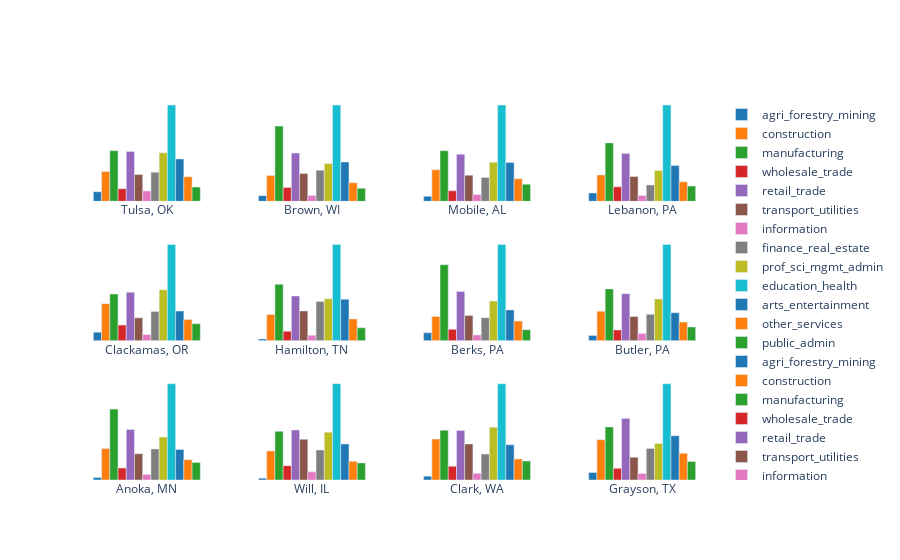

This figure's notebook cell:
### Code cell
# One example

# input what to plot
fips =  40143# tulsa
# hampshire, ma: 25015
n_kins = 12
variable = "industry" 
type_of_plot = "bar_multiplot" # options are "bar_multiplot", "stacked_bar_multiplot", "pie", "stacked_bar_singleplot", "bar_singleplot", "line"

# run fips query, get kins
f  = FipsQuery(fips, outcome_var = "gdp",
               feature_groups_with_weights= {"gdp":1, "population":1, "industry":1},
               lag = 3, top = 5, time_decay = 1.03)
f.find_euclidean_kins()
kins_df = f.euclidean_kins

# high-level plotting function
fig = plot_kins_variable(
        n_kins, 
        kins_df, 
        variable, 
        type_of_plot=type_of_plot)

fig.show()

### Figure 1 — Plotly figure (JSON) as saved in the notebook; plotly's stock layout.template omitted (floating-point values rounded to 4 significant figures)
{"data": [{"hoverinfo": "name", "marker": {"color": "rgb(31, 119, 180)"}, "name": "agri_forestry_mining", "type": "bar", "x": ["Tulsa, OK"], "xaxis": "x", "y": [0.02158], "yaxis": "y"}, {"hoverinfo": "name", "marker": {"color": "rgb(255, 127, 14)"}, "name": "construction", "type": "bar", "x": ["Tulsa, OK"], "xaxis": "x", "y": [0.06682], "yaxis": "y"}, {"hoverinfo": "name", "marker": {"color": "rgb(44, 160, 44)"}, "name": "manufacturing", "type": "bar", "x": ["Tulsa, OK"], "xaxis": "x", "y": [0.1138], "yaxis": "y"}, {"hoverinfo": "name", "marker": {"color": "rgb(214, 39, 40)"}, "name": "wholesale_trade", "type": "bar", "x": ["Tulsa, OK"], "xaxis": "x", "y": [0.02831], "yaxis": "y"}, {"hoverinfo": "name", "marker": {"color": "rgb(148, 103, 189)"}, "name": "retail_trade", "type": "bar", "x": ["Tulsa, OK"], "xaxis": "x", "y": [0.1121], "yaxis": "y"}, {"hoverinfo": "name", "marker": {"color": "rgb(140, 86, 75)"}, "name": "transport_utilities", "type": "bar", "x": ["Tulsa, OK"], "xaxis": "x", "y": [0.06027], "yaxis": "y"}, {"hoverinfo": "name", "marker": {"color": "rgb(227, 119, 194)"}, "name": "information", "type": "bar", "x": ["Tulsa, OK"], "xaxis": "x", "y": [0.02332], "yaxis": "y"}, {"hoverinfo": "name", "marker": {"color": "rgb(127, 127, 127)"}, "name": "finance_real_estate", "type": "bar", "x": ["Tulsa, OK"], "xaxis": "x", "y": [0.06547], "yaxis": "y"}, {"hoverinfo": "name", "marker": {"color": "rgb(188, 189, 34)"}, "name": "prof_sci_mgmt_admin", "type": "bar", "x": ["Tulsa, OK"], "xaxis": "x", "y": [0.109], "yaxis": "y"}, {"hoverinfo": "name", "marker": {"color": "rgb(23, 190, 207)"}, "name": "education_health", "type": "bar", "x": ["Tulsa, OK"], "xaxis": "x", "y": [0.2164], "yaxis": "y"}, {"hoverinfo": "name", "marker": {"color": "rgb(31, 119, 180)"}, "name": "arts_entertainment", "type": "bar", "x": ["Tulsa, OK"], "xaxis": "x", "y": [0.09531], "yaxis": "y"}, {"hoverinfo": "name", "marker": {"color": "rgb(255, 127, 14)"}, "name": "other_services", "type": "bar", "x": ["Tulsa, OK"], "xaxis": "x", "y": [0.05539], "yaxis": "y"}, {"hoverinfo": "name", "marker": {"color": "rgb(44, 160, 44)"}, "name": "public_admin", "type": "bar", "x": ["Tulsa, OK"], "xaxis": "x", "y": [0.03219], "yaxis": "y"}, {"hoverinfo": "name", "marker": {"color": "rgb(31, 119, 180)"}, "name": "agri_forestry_mining", "type": "bar", "x": ["Brown, WI"], "xaxis": "x2", "y": [0.01301], "yaxis": "y2"}, {"hoverinfo": "name", "marker": {"color": "rgb(255, 127, 14)"}, "name": "construction", "type": "bar", "x": ["Brown, WI"], "xaxis": "x2", "y": [0.0586], "yaxis": "y2"}, {"hoverinfo": "name", "marker": {"color": "rgb(44, 160, 44)"}, "name": "manufacturing", "type": "bar", "x": ["Brown, WI"], "xaxis": "x2", "y": [0.1714], "yaxis": "y2"}, {"hoverinfo": "name", "marker": {"color": "rgb(214, 39, 40)"}, "name": "wholesale_trade", "type": "bar", "x": ["Brown, WI"], "xaxis": "x2", "y": [0.03179], "yaxis": "y2"}, {"hoverinfo": "name", "marker": {"color": "rgb(148, 103, 189)"}, "name": "retail_trade", "type": "bar", "x": ["Brown, WI"], "xaxis": "x2", "y": [0.11], "yaxis": "y2"}, {"hoverinfo": "name", "marker": {"color": "rgb(140, 86, 75)"}, "name": "transport_utilities", "type": "bar", "x": ["Brown, WI"], "xaxis": "x2", "y": [0.06344], "yaxis": "y2"}, {"hoverinfo": "name", "marker": {"color": "rgb(227, 119, 194)"}, "name": "information", "type": "bar", "x": ["Brown, WI"], "xaxis": "x2", "y": [0.01335], "yaxis": "y2"}, {"hoverinfo": "name", "marker": {"color": "rgb(127, 127, 127)"}, "name": "finance_real_estate", "type": "bar", "x": ["Brown, WI"], "xaxis": "x2", "y": [0.07078], "yaxis": "y2"}, {"hoverinfo": "name", "marker": {"color": "rgb(188, 189, 34)"}, "name": "prof_sci_mgmt_admin", "type": "bar", "x": ["Brown, WI"], "xaxis": "x2", "y": [0.08632], "yaxis": "y2"}, {"hoverinfo": "name", "marker": {"color": "rgb(23, 190, 207)"}, "name": "education_health", "type": "bar", "x": ["Brown, WI"], "xaxis": "x2", "y": [0.2194], "yaxis": "y2"}, {"hoverinfo": "name", "marker": {"color": "rgb(31, 119, 180)"}, "name": "arts_entertainment", "type": "bar", "x": ["Brown, WI"], "xaxis": "x2", "y": [0.08957], "yaxis": "y2"}, {"hoverinfo": "name", "marker": {"color": "rgb(255, 127, 14)"}, "name": "other_services", "type": "bar", "x": ["Brown, WI"], "xaxis": "x2", "y": [0.04256], "yaxis": "y2"}, {"hoverinfo": "name", "marker": {"color": "rgb(44, 160, 44)"}, "name": "public_admin", "type": "bar", "x": ["Brown, WI"], "xaxis": "x2", "y": [0.02972], "yaxis": "y2"}, {"hoverinfo": "name", "marker": {"color": "rgb(31, 119, 180)"}, "name": "agri_forestry_mining", "type": "bar", "x": ["Mobile, AL"], "xaxis": "x3", "y": [0.01231], "yaxis": "y3"}, {"hoverinfo": "name", "marker": {"color": "rgb(255, 127, 14)"}, "name": "construction", "type": "bar", "x": ["Mobile, AL"], "xaxis": "x3", "y": [0.07585], "yaxis": "y3"}, {"hoverinfo": "name", "marker": {"color": "rgb(44, 160, 44)"}, "name": "manufacturing", "type": "bar", "x": ["Mobile, AL"], "xaxis": "x3", "y": [0.1217], "yaxis": "y3"}, {"hoverinfo": "name", "marker": {"color": "rgb(214, 39, 40)"}, "name": "wholesale_trade", "type": "bar", "x": ["Mobile, AL"], "xaxis": "x3", "y": [0.02531], "yaxis": "y3"}, {"hoverinfo": "name", "marker": {"color": "rgb(148, 103, 189)"}, "name": "retail_trade", "type": "bar", "x": ["Mobile, AL"], "xaxis": "x3", "y": [0.1134], "yaxis": "y3"}, {"hoverinfo": "name", "marker": {"color": "rgb(140, 86, 75)"}, "name": "transport_utilities", "type": "bar", "x": ["Mobile, AL"], "xaxis": "x3", "y": [0.06288], "yaxis": "y3"}, {"hoverinfo": "name", "marker": {"color": "rgb(227, 119, 194)"}, "name": "information", "type": "bar", "x": ["Mobile, AL"], "xaxis": "x3", "y": [0.01637], "yaxis": "y3"}, {"hoverinfo": "name", "marker": {"color": "rgb(127, 127, 127)"}, "name": "finance_real_estate", "type": "bar", "x": ["Mobile, AL"], "xaxis": "x3", "y": [0.05738], "yaxis": "y3"}, {"hoverinfo": "name", "marker": {"color": "rgb(188, 189, 34)"}, "name": "prof_sci_mgmt_admin", "type": "bar", "x": ["Mobile, AL"], "xaxis": "x3", "y": [0.09412], "yaxis": "y3"}, {"hoverinfo": "name", "marker": {"color": "rgb(23, 190, 207)"}, "name": "education_health", "type": "bar", "x": ["Mobile, AL"], "xaxis": "x3", "y": [0.2316], "yaxis": "y3"}, {"hoverinfo": "name", "marker": {"color": "rgb(31, 119, 180)"}, "name": "arts_entertainment", "type": "bar", "x": ["Mobile, AL"], "xaxis": "x3", "y": [0.09365], "yaxis": "y3"}, {"hoverinfo": "name", "marker": {"color": "rgb(255, 127, 14)"}, "name": "other_services", "type": "bar", "x": ["Mobile, AL"], "xaxis": "x3", "y": [0.05425], "yaxis": "y3"}, {"hoverinfo": "name", "marker": {"color": "rgb(44, 160, 44)"}, "name": "public_admin", "type": "bar", "x": ["Mobile, AL"], "xaxis": "x3", "y": [0.04117], "yaxis": "y3"}, {"hoverinfo": "name", "marker": {"color": "rgb(31, 119, 180)"}, "name": "agri_forestry_mining", "type": "bar", "x": ["Lebanon, PA"], "xaxis": "x4", "y": [0.02078], "yaxis": "y4"}, {"hoverinfo": "name", "marker": {"color": "rgb(255, 127, 14)"}, "name": "construction", "type": "bar", "x": ["Lebanon, PA"], "xaxis": "x4", "y": [0.06597], "yaxis": "y4"}, {"hoverinfo": "name", "marker": {"color": "rgb(44, 160, 44)"}, "name": "manufacturing", "type": "bar", "x": ["Lebanon, PA"], "xaxis": "x4", "y": [0.1461], "yaxis": "y4"}, {"hoverinfo": "name", "marker": {"color": "rgb(214, 39, 40)"}, "name": "wholesale_trade", "type": "bar", "x": ["Lebanon, PA"], "xaxis": "x4", "y": [0.0363], "yaxis": "y4"}, {"hoverinfo": "name", "marker": {"color": "rgb(148, 103, 189)"}, "name": "retail_trade", "type": "bar", "x": ["Lebanon, PA"], "xaxis": "x4", "y": [0.1196], "yaxis": "y4"}, {"hoverinfo": "name", "marker": {"color": "rgb(140, 86, 75)"}, "name": "transport_utilities", "type": "bar", "x": ["Lebanon, PA"], "xaxis": "x4", "y": [0.06213], "yaxis": "y4"}, {"hoverinfo": "name", "marker": {"color": "rgb(227, 119, 194)"}, "name": "information", "type": "bar", "x": ["Lebanon, PA"], "xaxis": "x4", "y": [0.01464], "yaxis": "y4"}, {"hoverinfo": "name", "marker": {"color": "rgb(127, 127, 127)"}, "name": "finance_real_estate", "type": "bar", "x": ["Lebanon, PA"], "xaxis": "x4", "y": [0.04087], "yaxis": "y4"}, {"hoverinfo": "name", "marker": {"color": "rgb(188, 189, 34)"}, "name": "prof_sci_mgmt_admin", "type": "bar", "x": ["Lebanon, PA"], "xaxis": "x4", "y": [0.07678], "yaxis": "y4"}, {"hoverinfo": "name", "marker": {"color": "rgb(23, 190, 207)"}, "name": "education_health", "type": "bar", "x": ["Lebanon, PA"], "xaxis": "x4", "y": [0.2406], "yaxis": "y4"}, {"hoverinfo": "name", "marker": {"color": "rgb(31, 119, 180)"}, "name": "arts_entertainment", "type": "bar", "x": ["Lebanon, PA"], "xaxis": "x4", "y": [0.08928], "yaxis": "y4"}, {"hoverinfo": "name", "marker": {"color": "rgb(255, 127, 14)"}, "name": "other_services", "type": "bar", "x": ["Lebanon, PA"], "xaxis": "x4", "y": [0.0487], "yaxis": "y4"}, {"hoverinfo": "name", "marker": {"color": "rgb(44, 160, 44)"}, "name": "public_admin", "type": "bar", "x": ["Lebanon, PA"], "xaxis": "x4", "y": [0.03825], "yaxis": "y4"}, {"hoverinfo": "name", "marker": {"color": "rgb(31, 119, 180)"}, "name": "agri_forestry_mining", "type": "bar", "x": ["Clackamas, OR"], "xaxis": "x5", "y": [0.0198], "yaxis": "y5"}, {"hoverinfo": "name", "marker": {"color": "rgb(255, 127, 14)"}, "name": "construction", "type": "bar", "x": ["Clackamas, OR"], "xaxis": "x5", "y": [0.08612], "yaxis": "y5"}, {"hoverinfo": "name", "marker": {"color": "rgb(44, 160, 44)"}, "name": "manufacturing", "type": "bar", "x": ["Clackamas, OR"], "xaxis": "x5", "y": [0.1087], "yaxis": "y5"}, {"hoverinfo": "name", "marker": {"color": "rgb(214, 39, 40)"}, "name": "wholesale_trade", "type": "bar", "x": ["Clackamas, OR"], "xaxis": "x5", "y": [0.03628], "yaxis": "y5"}, {"hoverinfo": "name", "marker": {"color": "rgb(148, 103, 189)"}, "name": "retail_trade", "type": "bar", "x": ["Clackamas, OR"], "xaxis": "x5", "y": [0.1127], "yaxis": "y5"}, {"hoverinfo": "name", "marker": {"color": "rgb(140, 86, 75)"}, "name": "transport_utilities", "type": "bar", "x": ["Clackamas, OR"], "xaxis": "x5", "y": [0.05314], "yaxis": "y5"}, {"hoverinfo": "name", "marker": {"color": "rgb(227, 119, 194)"}, "name": "information", "type": "bar", "x": ["Clackamas, OR"], "xaxis": "x5", "y": [0.01459], "yaxis": "y5"}, {"hoverinfo": "name", "marker": {"color": "rgb(127, 127, 127)"}, "name": "finance_real_estate", "type": "bar", "x": ["Clackamas, OR"], "xaxis": "x5", "y": [0.06818], "yaxis": "y5"}, {"hoverinfo": "name", "marker": {"color": "rgb(188, 189, 34)"}, "name": "prof_sci_mgmt_admin", "type": "bar", "x": ["Clackamas, OR"], "xaxis": "x5", "y": [0.1186], "yaxis": "y5"}, {"hoverinfo": "name", "marker": {"color": "rgb(23, 190, 207)"}, "name": "education_health", "type": "bar", "x": ["Clackamas, OR"], "xaxis": "x5", "y": [0.2241], "yaxis": "y5"}, {"hoverinfo": "name", "marker": {"color": "rgb(31, 119, 180)"}, "name": "arts_entertainment", "type": "bar", "x": ["Clackamas, OR"], "xaxis": "x5", "y": [0.06887], "yaxis": "y5"}, {"hoverinfo": "name", "marker": {"color": "rgb(255, 127, 14)"}, "name": "other_services", "type": "bar", "x": ["Clackamas, OR"], "xaxis": "x5", "y": [0.0494], "yaxis": "y5"}, {"hoverinfo": "name", "marker": {"color": "rgb(44, 160, 44)"}, "name": "public_admin", "type": "bar", "x": ["Clackamas, OR"], "xaxis": "x5", "y": [0.03947], "yaxis": "y5"}, {"hoverinfo": "name", "marker": {"color": "rgb(31, 119, 180)"}, "name": "agri_forestry_mining", "type": "bar", "x": ["Hamilton, TN"], "xaxis": "x6", "y": [0.003949], "yaxis": "y6"}, {"hoverinfo": "name", "marker": {"color": "rgb(255, 127, 14)"}, "name": "construction", "type": "bar", "x": ["Hamilton, TN"], "xaxis": "x6", "y": [0.0613], "yaxis": "y6"}, {"hoverinfo": "name", "marker": {"color": "rgb(44, 160, 44)"}, "name": "manufacturing", "type": "bar", "x": ["Hamilton, TN"], "xaxis": "x6", "y": [0.1321], "yaxis": "y6"}, {"hoverinfo": "name", "marker": {"color": "rgb(214, 39, 40)"}, "name": "wholesale_trade", "type": "bar", "x": ["Hamilton, TN"], "xaxis": "x6", "y": [0.02232], "yaxis": "y6"}, {"hoverinfo": "name", "marker": {"color": "rgb(148, 103, 189)"}, "name": "retail_trade", "type": "bar", "x": ["Hamilton, TN"], "xaxis": "x6", "y": [0.1047], "yaxis": "y6"}, {"hoverinfo": "name", "marker": {"color": "rgb(140, 86, 75)"}, "name": "transport_utilities", "type": "bar", "x": ["Hamilton, TN"], "xaxis": "x6", "y": [0.0696], "yaxis": "y6"}, {"hoverinfo": "name", "marker": {"color": "rgb(227, 119, 194)"}, "name": "information", "type": "bar", "x": ["Hamilton, TN"], "xaxis": "x6", "y": [0.01289], "yaxis": "y6"}, {"hoverinfo": "name", "marker": {"color": "rgb(127, 127, 127)"}, "name": "finance_real_estate", "type": "bar", "x": ["Hamilton, TN"], "xaxis": "x6", "y": [0.09156], "yaxis": "y6"}, {"hoverinfo": "name", "marker": {"color": "rgb(188, 189, 34)"}, "name": "prof_sci_mgmt_admin", "type": "bar", "x": ["Hamilton, TN"], "xaxis": "x6", "y": [0.09823], "yaxis": "y6"}, {"hoverinfo": "name", "marker": {"color": "rgb(23, 190, 207)"}, "name": "education_health", "type": "bar", "x": ["Hamilton, TN"], "xaxis": "x6", "y": [0.2253], "yaxis": "y6"}, {"hoverinfo": "name", "marker": {"color": "rgb(31, 119, 180)"}, "name": "arts_entertainment", "type": "bar", "x": ["Hamilton, TN"], "xaxis": "x6", "y": [0.097], "yaxis": "y6"}, {"hoverinfo": "name", "marker": {"color": "rgb(255, 127, 14)"}, "name": "other_services", "type": "bar", "x": ["Hamilton, TN"], "xaxis": "x6", "y": [0.05092], "yaxis": "y6"}, {"hoverinfo": "name", "marker": {"color": "rgb(44, 160, 44)"}, "name": "public_admin", "type": "bar", "x": ["Hamilton, TN"], "xaxis": "x6", "y": [0.03015], "yaxis": "y6"}, {"hoverinfo": "name", "marker": {"color": "rgb(31, 119, 180)"}, "name": "agri_forestry_mining", "type": "bar", "x": ["Berks, PA"], "xaxis": "x7", "y": [0.01903], "yaxis": "y7"}, {"hoverinfo": "name", "marker": {"color": "rgb(255, 127, 14)"}, "name": "construction", "type": "bar", "x": ["Berks, PA"], "xaxis": "x7", "y": [0.05776], "yaxis": "y7"}, {"hoverinfo": "name", "marker": {"color": "rgb(44, 160, 44)"}, "name": "manufacturing", "type": "bar", "x": ["Berks, PA"], "xaxis": "x7", "y": [0.181], "yaxis": "y7"}, {"hoverinfo": "name", "marker": {"color": "rgb(214, 39, 40)"}, "name": "wholesale_trade", "type": "bar", "x": ["Berks, PA"], "xaxis": "x7", "y": [0.0271], "yaxis": "y7"}, {"hoverinfo": "name", "marker": {"color": "rgb(148, 103, 189)"}, "name": "retail_trade", "type": "bar", "x": ["Berks, PA"], "xaxis": "x7", "y": [0.1168], "yaxis": "y7"}, {"hoverinfo": "name", "marker": {"color": "rgb(140, 86, 75)"}, "name": "transport_utilities", "type": "bar", "x": ["Berks, PA"], "xaxis": "x7", "y": [0.06016], "yaxis": "y7"}, {"hoverinfo": "name", "marker": {"color": "rgb(227, 119, 194)"}, "name": "information", "type": "bar", "x": ["Berks, PA"], "xaxis": "x7", "y": [0.01376], "yaxis": "y7"}, {"hoverinfo": "name", "marker": {"color": "rgb(127, 127, 127)"}, "name": "finance_real_estate", "type": "bar", "x": ["Berks, PA"], "xaxis": "x7", "y": [0.05466], "yaxis": "y7"}, {"hoverinfo": "name", "marker": {"color": "rgb(188, 189, 34)"}, "name": "prof_sci_mgmt_admin", "type": "bar", "x": ["Berks, PA"], "xaxis": "x7", "y": [0.09418], "yaxis": "y7"}, {"hoverinfo": "name", "marker": {"color": "rgb(23, 190, 207)"}, "name": "education_health", "type": "bar", "x": ["Berks, PA"], "xaxis": "x7", "y": [0.2293], "yaxis": "y7"}, {"hoverinfo": "name", "marker": {"color": "rgb(31, 119, 180)"}, "name": "arts_entertainment", "type": "bar", "x": ["Berks, PA"], "xaxis": "x7", "y": [0.07331], "yaxis": "y7"}, {"hoverinfo": "name", "marker": {"color": "rgb(255, 127, 14)"}, "name": "other_services", "type": "bar", "x": ["Berks, PA"], "xaxis": "x7", "y": [0.0468], "yaxis": "y7"}, {"hoverinfo": "name", "marker": {"color": "rgb(44, 160, 44)"}, "name": "public_admin", "type": "bar", "x": ["Berks, PA"], "xaxis": "x7", "y": [0.02619], "yaxis": "y7"}, {"hoverinfo": "name", "marker": {"color": "rgb(31, 119, 180)"}, "name": "agri_forestry_mining", "type": "bar", "x": ["Butler, PA"], "xaxis": "x8", "y": [0.01309], "yaxis": "y8"}, {"hoverinfo": "name", "marker": {"color": "rgb(255, 127, 14)"}, "name": "construction", "type": "bar", "x": ["Butler, PA"], "xaxis": "x8", "y": [0.07379], "yaxis": "y8"}, {"hoverinfo": "name", "marker": {"color": "rgb(44, 160, 44)"}, "name": "manufacturing", "type": "bar", "x": ["Butler, PA"], "xaxis": "x8", "y": [0.1295], "yaxis": "y8"}, {"hoverinfo": "name", "marker": {"color": "rgb(214, 39, 40)"}, "name": "wholesale_trade", "type": "bar", "x": ["Butler, PA"], "xaxis": "x8", "y": [0.02683], "yaxis": "y8"}, {"hoverinfo": "name", "marker": {"color": "rgb(148, 103, 189)"}, "name": "retail_trade", "type": "bar", "x": ["Butler, PA"], "xaxis": "x8", "y": [0.1175], "yaxis": "y8"}, {"hoverinfo": "name", "marker": {"color": "rgb(140, 86, 75)"}, "name": "transport_utilities", "type": "bar", "x": ["Butler, PA"], "xaxis": "x8", "y": [0.06031], "yaxis": "y8"}, {"hoverinfo": "name", "marker": {"color": "rgb(227, 119, 194)"}, "name": "information", "type": "bar", "x": ["Butler, PA"], "xaxis": "x8", "y": [0.01821], "yaxis": "y8"}, {"hoverinfo": "name", "marker": {"color": "rgb(127, 127, 127)"}, "name": "finance_real_estate", "type": "bar", "x": ["Butler, PA"], "xaxis": "x8", "y": [0.06581], "yaxis": "y8"}, {"hoverinfo": "name", "marker": {"color": "rgb(188, 189, 34)"}, "name": "prof_sci_mgmt_admin", "type": "bar", "x": ["Butler, PA"], "xaxis": "x8", "y": [0.1041], "yaxis": "y8"}, {"hoverinfo": "name", "marker": {"color": "rgb(23, 190, 207)"}, "name": "education_health", "type": "bar", "x": ["Butler, PA"], "xaxis": "x8", "y": [0.2407], "yaxis": "y8"}, {"hoverinfo": "name", "marker": {"color": "rgb(31, 119, 180)"}, "name": "arts_entertainment", "type": "bar", "x": ["Butler, PA"], "xaxis": "x8", "y": [0.06965], "yaxis": "y8"}, {"hoverinfo": "name", "marker": {"color": "rgb(255, 127, 14)"}, "name": "other_services", "type": "bar", "x": ["Butler, PA"], "xaxis": "x8", "y": [0.04649], "yaxis": "y8"}, {"hoverinfo": "name", "marker": {"color": "rgb(44, 160, 44)"}, "name": "public_admin", "type": "bar", "x": ["Butler, PA"], "xaxis": "x8", "y": [0.0341], "yaxis": "y8"}, {"hoverinfo": "name", "marker": {"color": "rgb(31, 119, 180)"}, "name": "agri_forestry_mining", "type": "bar", "x": ["Anoka, MN"], "xaxis": "x9", "y": [0.005592], "yaxis": "y9"}, {"hoverinfo": "name", "marker": {"color": "rgb(255, 127, 14)"}, "name": "construction", "type": "bar", "x": ["Anoka, MN"], "xaxis": "x9", "y": [0.07178], "yaxis": "y9"}, {"hoverinfo": "name", "marker": {"color": "rgb(44, 160, 44)"}, "name": "manufacturing", "type": "bar", "x": ["Anoka, MN"], "xaxis": "x9", "y": [0.1621], "yaxis": "y9"}, {"hoverinfo": "name", "marker": {"color": "rgb(214, 39, 40)"}, "name": "wholesale_trade", "type": "bar", "x": ["Anoka, MN"], "xaxis": "x9", "y": [0.02729], "yaxis": "y9"}, {"hoverinfo": "name", "marker": {"color": "rgb(148, 103, 189)"}, "name": "retail_trade", "type": "bar", "x": ["Anoka, MN"], "xaxis": "x9", "y": [0.1155], "yaxis": "y9"}, {"hoverinfo": "name", "marker": {"color": "rgb(140, 86, 75)"}, "name": "transport_utilities", "type": "bar", "x": ["Anoka, MN"], "xaxis": "x9", "y": [0.05994], "yaxis": "y9"}, {"hoverinfo": "name", "marker": {"color": "rgb(227, 119, 194)"}, "name": "information", "type": "bar", "x": ["Anoka, MN"], "xaxis": "x9", "y": [0.01245], "yaxis": "y9"}, {"hoverinfo": "name", "marker": {"color": "rgb(127, 127, 127)"}, "name": "finance_real_estate", "type": "bar", "x": ["Anoka, MN"], "xaxis": "x9", "y": [0.07085], "yaxis": "y9"}, {"hoverinfo": "name", "marker": {"color": "rgb(188, 189, 34)"}, "name": "prof_sci_mgmt_admin", "type": "bar", "x": ["Anoka, MN"], "xaxis": "x9", "y": [0.09809], "yaxis": "y9"}, {"hoverinfo": "name", "marker": {"color": "rgb(23, 190, 207)"}, "name": "education_health", "type": "bar", "x": ["Anoka, MN"], "xaxis": "x9", "y": [0.2201], "yaxis": "y9"}, {"hoverinfo": "name", "marker": {"color": "rgb(31, 119, 180)"}, "name": "arts_entertainment", "type": "bar", "x": ["Anoka, MN"], "xaxis": "x9", "y": [0.06985], "yaxis": "y9"}, {"hoverinfo": "name", "marker": {"color": "rgb(255, 127, 14)"}, "name": "other_services", "type": "bar", "x": ["Anoka, MN"], "xaxis": "x9", "y": [0.04633], "yaxis": "y9"}, {"hoverinfo": "name", "marker": {"color": "rgb(44, 160, 44)"}, "name": "public_admin", "type": "bar", "x": ["Anoka, MN"], "xaxis": "x9", "y": [0.04019], "yaxis": "y9"}, {"hoverinfo": "name", "marker": {"color": "rgb(31, 119, 180)"}, "name": "agri_forestry_mining", "type": "bar", "x": ["Will, IL"], "xaxis": "x10", "y": [0.004253], "yaxis": "y10"}, {"hoverinfo": "name", "marker": {"color": "rgb(255, 127, 14)"}, "name": "construction", "type": "bar", "x": ["Will, IL"], "xaxis": "x10", "y": [0.06638], "yaxis": "y10"}, {"hoverinfo": "name", "marker": {"color": "rgb(44, 160, 44)"}, "name": "manufacturing", "type": "bar", "x": ["Will, IL"], "xaxis": "x10", "y": [0.111], "yaxis": "y10"}, {"hoverinfo": "name", "marker": {"color": "rgb(214, 39, 40)"}, "name": "wholesale_trade", "type": "bar", "x": ["Will, IL"], "xaxis": "x10", "y": [0.03273], "yaxis": "y10"}, {"hoverinfo": "name", "marker": {"color": "rgb(148, 103, 189)"}, "name": "retail_trade", "type": "bar", "x": ["Will, IL"], "xaxis": "x10", "y": [0.1138], "yaxis": "y10"}, {"hoverinfo": "name", "marker": {"color": "rgb(140, 86, 75)"}, "name": "transport_utilities", "type": "bar", "x": ["Will, IL"], "xaxis": "x10", "y": [0.09283], "yaxis": "y10"}, {"hoverinfo": "name", "marker": {"color": "rgb(227, 119, 194)"}, "name": "information", "type": "bar", "x": ["Will, IL"], "xaxis": "x10", "y": [0.01863], "yaxis": "y10"}, {"hoverinfo": "name", "marker": {"color": "rgb(127, 127, 127)"}, "name": "finance_real_estate", "type": "bar", "x": ["Will, IL"], "xaxis": "x10", "y": [0.06817], "yaxis": "y10"}, {"hoverinfo": "name", "marker": {"color": "rgb(188, 189, 34)"}, "name": "prof_sci_mgmt_admin", "type": "bar", "x": ["Will, IL"], "xaxis": "x10", "y": [0.109], "yaxis": "y10"}, {"hoverinfo": "name", "marker": {"color": "rgb(23, 190, 207)"}, "name": "education_health", "type": "bar", "x": ["Will, IL"], "xaxis": "x10", "y": [0.2195], "yaxis": "y10"}, {"hoverinfo": "name", "marker": {"color": "rgb(31, 119, 180)"}, "name": "arts_entertainment", "type": "bar", "x": ["Will, IL"], "xaxis": "x10", "y": [0.08215], "yaxis": "y10"}, {"hoverinfo": "name", "marker": {"color": "rgb(255, 127, 14)"}, "name": "other_services", "type": "bar", "x": ["Will, IL"], "xaxis": "x10", "y": [0.04254], "yaxis": "y10"}, {"hoverinfo": "name", "marker": {"color": "rgb(44, 160, 44)"}, "name": "public_admin", "type": "bar", "x": ["Will, IL"], "xaxis": "x10", "y": [0.03899], "yaxis": "y10"}, {"hoverinfo": "name", "marker": {"color": "rgb(31, 119, 180)"}, "name": "agri_forestry_mining", "type": "bar", "x": ["Clark, WA"], "xaxis": "x11", "y": [0.008458], "yaxis": "y11"}, {"hoverinfo": "name", "marker": {"color": "rgb(255, 127, 14)"}, "name": "construction", "type": "bar", "x": ["Clark, WA"], "xaxis": "x11", "y": [0.09077], "yaxis": "y11"}, {"hoverinfo": "name", "marker": {"color": "rgb(44, 160, 44)"}, "name": "manufacturing", "type": "bar", "x": ["Clark, WA"], "xaxis": "x11", "y": [0.1105], "yaxis": "y11"}, {"hoverinfo": "name", "marker": {"color": "rgb(214, 39, 40)"}, "name": "wholesale_trade", "type": "bar", "x": ["Clark, WA"], "xaxis": "x11", "y": [0.03076], "yaxis": "y11"}, {"hoverinfo": "name", "marker": {"color": "rgb(148, 103, 189)"}, "name": "retail_trade", "type": "bar", "x": ["Clark, WA"], "xaxis": "x11", "y": [0.1096], "yaxis": "y11"}, {"hoverinfo": "name", "marker": {"color": "rgb(140, 86, 75)"}, "name": "transport_utilities", "type": "bar", "x": ["Clark, WA"], "xaxis": "x11", "y": [0.07993], "yaxis": "y11"}, {"hoverinfo": "name", "marker": {"color": "rgb(227, 119, 194)"}, "name": "information", "type": "bar", "x": ["Clark, WA"], "xaxis": "x11", "y": [0.01484], "yaxis": "y11"}, {"hoverinfo": "name", "marker": {"color": "rgb(127, 127, 127)"}, "name": "finance_real_estate", "type": "bar", "x": ["Clark, WA"], "xaxis": "x11", "y": [0.05754], "yaxis": "y11"}, {"hoverinfo": "name", "marker": {"color": "rgb(188, 189, 34)"}, "name": "prof_sci_mgmt_admin", "type": "bar", "x": ["Clark, WA"], "xaxis": "x11", "y": [0.1172], "yaxis": "y11"}, {"hoverinfo": "name", "marker": {"color": "rgb(23, 190, 207)"}, "name": "education_health", "type": "bar", "x": ["Clark, WA"], "xaxis": "x11", "y": [0.2134], "yaxis": "y11"}, {"hoverinfo": "name", "marker": {"color": "rgb(31, 119, 180)"}, "name": "arts_entertainment", "type": "bar", "x": ["Clark, WA"], "xaxis": "x11", "y": [0.07814], "yaxis": "y11"}, {"hoverinfo": "name", "marker": {"color": "rgb(255, 127, 14)"}, "name": "other_services", "type": "bar", "x": ["Clark, WA"], "xaxis": "x11", "y": [0.04679], "yaxis": "y11"}, {"hoverinfo": "name", "marker": {"color": "rgb(44, 160, 44)"}, "name": "public_admin", "type": "bar", "x": ["Clark, WA"], "xaxis": "x11", "y": [0.04212], "yaxis": "y11"}, {"hoverinfo": "name", "marker": {"color": "rgb(31, 119, 180)"}, "name": "agri_forestry_mining", "type": "bar", "x": ["Grayson, TX"], "xaxis": "x12", "y": [0.01656], "yaxis": "y12"}, {"hoverinfo": "name", "marker": {"color": "rgb(255, 127, 14)"}, "name": "construction", "type": "bar", "x": ["Grayson, TX"], "xaxis": "x12", "y": [0.08787], "yaxis": "y12"}, {"hoverinfo": "name", "marker": {"color": "rgb(44, 160, 44)"}, "name": "manufacturing", "type": "bar", "x": ["Grayson, TX"], "xaxis": "x12", "y": [0.1161], "yaxis": "y12"}, {"hoverinfo": "name", "marker": {"color": "rgb(214, 39, 40)"}, "name": "wholesale_trade", "type": "bar", "x": ["Grayson, TX"], "xaxis": "x12", "y": [0.0257], "yaxis": "y12"}, {"hoverinfo": "name", "marker": {"color": "rgb(148, 103, 189)"}, "name": "retail_trade", "type": "bar", "x": ["Grayson, TX"], "xaxis": "x12", "y": [0.1347], "yaxis": "y12"}, {"hoverinfo": "name", "marker": {"color": "rgb(140, 86, 75)"}, "name": "transport_utilities", "type": "bar", "x": ["Grayson, TX"], "xaxis": "x12", "y": [0.04981], "yaxis": "y12"}, {"hoverinfo": "name", "marker": {"color": "rgb(227, 119, 194)"}, "name": "information", "type": "bar", "x": ["Grayson, TX"], "xaxis": "x12", "y": [0.01441], "yaxis": "y12"}, {"hoverinfo": "name", "marker": {"color": "rgb(127, 127, 127)"}, "name": "finance_real_estate", "type": "bar", "x": ["Grayson, TX"], "xaxis": "x12", "y": [0.06904], "yaxis": "y12"}, {"hoverinfo": "name", "marker": {"color": "rgb(188, 189, 34)"}, "name": "prof_sci_mgmt_admin", "type": "bar", "x": ["Grayson, TX"], "xaxis": "x12", "y": [0.0797], "yaxis": "y12"}, {"hoverinfo": "name", "marker": {"color": "rgb(23, 190, 207)"}, "name": "education_health", "type": "bar", "x": ["Grayson, TX"], "xaxis": "x12", "y": [0.2104], "yaxis": "y12"}, {"hoverinfo": "name", "marker": {"color": "rgb(31, 119, 180)"}, "name": "arts_entertainment", "type": "bar", "x": ["Grayson, TX"], "xaxis": "x12", "y": [0.09693], "yaxis": "y12"}, {"hoverinfo": "name", "marker": {"color": "rgb(255, 127, 14)"}, "name": "other_services", "type": "bar", "x": ["Grayson, TX"], "xaxis": "x12", "y": [0.0585], "yaxis": "y12"}, {"hoverinfo": "name", "marker": {"color": "rgb(44, 160, 44)"}, "name": "public_admin", "type": "bar", "x": ["Grayson, TX"], "xaxis": "x12", "y": [0.04031], "yaxis": "y12"}], "layout": {"plot_bgcolor": "rgba(0,0,0,0)", "xaxis": {"anchor": "y", "domain": [0, 0.2125]}, "xaxis10": {"anchor": "y10", "domain": [0.2625, 0.475]}, "xaxis11": {"anchor": "y11", "domain": [0.525, 0.7375]}, "xaxis12": {"anchor": "y12", "domain": [0.7875, 1]}, "xaxis2": {"anchor": "y2", "domain": [0.2625, 0.475]}, "xaxis3": {"anchor": "y3", "domain": [0.525, 0.7375]}, "xaxis4": {"anchor": "y4", "domain": [0.7875, 1]}, "xaxis5": {"anchor": "y5", "domain": [0, 0.2125]}, "xaxis6": {"anchor": "y6", "domain": [0.2625, 0.475]}, "xaxis7": {"anchor": "y7", "domain": [0.525, 0.7375]}, "xaxis8": {"anchor": "y8", "domain": [0.7875, 1]}, "xaxis9": {"anchor": "y9", "domain": [0, 0.2125]}, "yaxis": {"anchor": "x", "domain": [0.7333, 1], "visible": false}, "yaxis10": {"anchor": "x10", "domain": [0, 0.2667], "visible": false}, "yaxis11": {"anchor": "x11", "domain": [0, 0.2667], "visible": false}, "yaxis12": {"anchor": "x12", "domain": [0, 0.2667], "visible": false}, "yaxis2": {"anchor": "x2", "domain": [0.7333, 1], "visible": false}, "yaxis3": {"anchor": "x3", "domain": [0.7333, 1], "visible": false}, "yaxis4": {"anchor": "x4", "domain": [0.7333, 1], "visible": false}, "yaxis5": {"anchor": "x5", "domain": [0.3667, 0.6333], "visible": false}, "yaxis6": {"anchor": "x6", "domain": [0.3667, 0.6333], "visible": false}, "yaxis7": {"anchor": "x7", "domain": [0.3667, 0.6333], "visible": false}, "yaxis8": {"anchor": "x8", "domain": [0.3667, 0.6333], "visible": false}, "yaxis9": {"anchor": "x9", "domain": [0, 0.2667], "visible": false}}}
